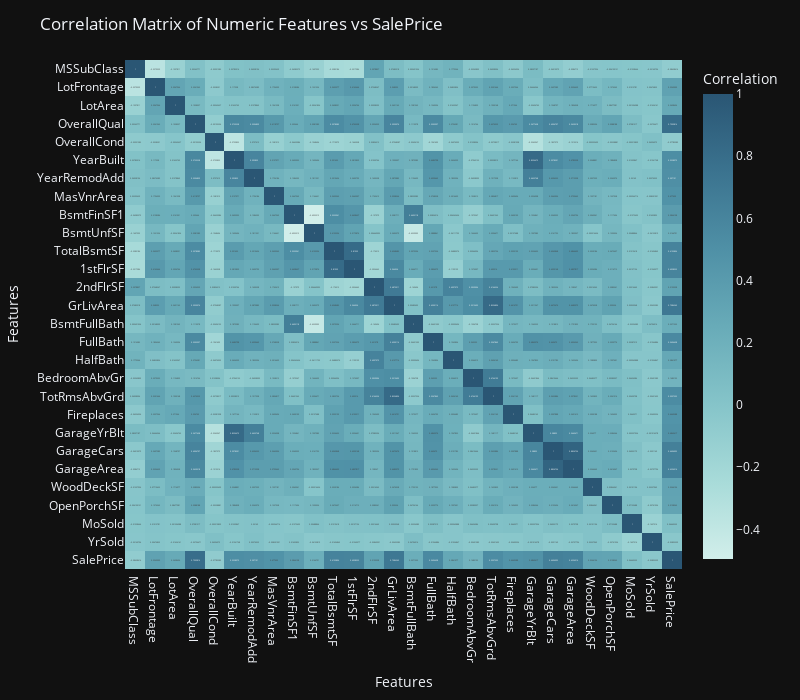

Write notebook code for a chart like this one.
### Code cell
# HeatMap

fig = px.imshow(
    corr_matrix,
    text_auto=True,                    # Show correlation values on each cell
    aspect="auto",
    color_continuous_scale='teal',     # Color theme
    labels=dict(x="Features", y="Features", color="Correlation")  # Axis labels
)

fig.update_layout(
    title='Correlation Matrix of Numeric Features vs SalePrice',
    template='plotly_dark',
    width=800,
    height=700
)

# Custom hover info
fig.update_traces(
    hovertemplate='Feature 1: %{x}<br>Feature 2: %{y}<br>Correlation: %{z:.2f}<extra></extra>'
)

fig.show()

### Figure 1 — Plotly figure (JSON) as saved in the notebook; plotly's stock layout.template omitted (floating-point values rounded to 4 significant figures; data arrays with more than 128 entries replaced by an {"elided": "..."} marker saying what was removed)
{"data": [{"coloraxis": "coloraxis", "hovertemplate": "Feature 1: %{x}<br>Feature 2: %{y}<br>Correlation: %{z:.2f}<extra></extra>", "name": "0", "texttemplate": "%{z}", "type": "heatmap", "x": ["MSSubClass", "LotFrontage", "LotArea", "OverallQual", "OverallCond", "YearBuilt", "YearRemodAdd", "MasVnrArea", "BsmtFinSF1", "BsmtUnfSF", "TotalBsmtSF", "1stFlrSF", "2ndFlrSF", "GrLivArea", "BsmtFullBath", "FullBath", "HalfBath", "BedroomAbvGr", "TotRmsAbvGrd", "Fireplaces", "GarageYrBlt", "GarageCars", "GarageArea", "WoodDeckSF", "OpenPorchSF", "MoSold", "YrSold", "SalePrice"], "xaxis": "x", "y": ["MSSubClass", "LotFrontage", "LotArea", "OverallQual", "OverallCond", "YearBuilt", "YearRemodAdd", "MasVnrArea", "BsmtFinSF1", "BsmtUnfSF", "TotalBsmtSF", "1stFlrSF", "2ndFlrSF", "GrLivArea", "BsmtFullBath", "FullBath", "HalfBath", "BedroomAbvGr", "TotRmsAbvGrd", "Fireplaces", "GarageYrBlt", "GarageCars", "GarageArea", "WoodDeckSF", "OpenPorchSF", "MoSold", "YrSold", "SalePrice"], "yaxis": "y", "z": {"elided": "28x28 float values"}}], "layout": {"coloraxis": {"colorbar": {"title": {"text": "Correlation"}}, "colorscale": [[0, "rgb(209, 238, 234)"], [0.1667, "rgb(168, 219, 217)"], [0.3333, "rgb(133, 196, 201)"], [0.5, "rgb(104, 171, 184)"], [0.6667, "rgb(79, 144, 166)"], [0.8333, "rgb(59, 115, 143)"], [1, "rgb(42, 86, 116)"]]}, "height": 700, "margin": {"t": 60}, "title": {"text": "Correlation Matrix of Numeric Features vs SalePrice"}, "width": 800, "xaxis": {"anchor": "y", "domain": [0, 1], "title": {"text": "Features"}}, "yaxis": {"anchor": "x", "autorange": "reversed", "domain": [0, 1], "title": {"text": "Features"}}}}
